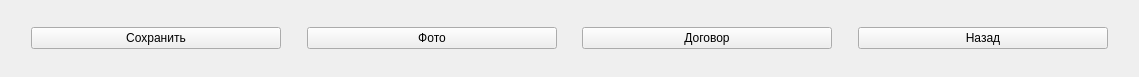
<?xml version="1.0" encoding="UTF-8"?>
<ui version="4.0">
 <class>ButtonsWidget</class>
 <widget class="QWidget" name="ButtonsWidget">
  <property name="geometry">
   <rect>
    <x>0</x>
    <y>0</y>
    <width>1139</width>
    <height>77</height>
   </rect>
  </property>
  <property name="windowTitle">
   <string>Form</string>
  </property>
  <layout class="QVBoxLayout" name="verticalLayout">
   <item>
    <layout class="QHBoxLayout" name="horizontalLayout_2">
     <item>
      <spacer name="horizontalSpacer">
       <property name="orientation">
        <enum>Qt::Horizontal</enum>
       </property>
       <property name="sizeHint" stdset="0">
        <size>
         <width>40</width>
         <height>20</height>
        </size>
       </property>
      </spacer>
     </item>
     <item>
      <widget class="QPushButton" name="mpBack">
       <property name="minimumSize">
        <size>
         <width>250</width>
         <height>0</height>
        </size>
       </property>
       <property name="text">
        <string>Сохранить</string>
       </property>
      </widget>
     </item>
     <item>
      <spacer name="horizontalSpacer_3">
       <property name="orientation">
        <enum>Qt::Horizontal</enum>
       </property>
       <property name="sizeHint" stdset="0">
        <size>
         <width>40</width>
         <height>20</height>
        </size>
       </property>
      </spacer>
     </item>
     <item>
      <widget class="QPushButton" name="mpPhoto">
       <property name="minimumSize">
        <size>
         <width>250</width>
         <height>0</height>
        </size>
       </property>
       <property name="text">
        <string>Фото</string>
       </property>
      </widget>
     </item>
     <item>
      <spacer name="horizontalSpacer_4">
       <property name="orientation">
        <enum>Qt::Horizontal</enum>
       </property>
       <property name="sizeHint" stdset="0">
        <size>
         <width>40</width>
         <height>20</height>
        </size>
       </property>
      </spacer>
     </item>
     <item>
      <widget class="QPushButton" name="mpOrder">
       <property name="minimumSize">
        <size>
         <width>250</width>
         <height>0</height>
        </size>
       </property>
       <property name="text">
        <string>Договор</string>
       </property>
      </widget>
     </item>
     <item>
      <spacer name="horizontalSpacer_5">
       <property name="orientation">
        <enum>Qt::Horizontal</enum>
       </property>
       <property name="sizeHint" stdset="0">
        <size>
         <width>40</width>
         <height>20</height>
        </size>
       </property>
      </spacer>
     </item>
     <item>
      <widget class="QPushButton" name="mpNoSave">
       <property name="minimumSize">
        <size>
         <width>250</width>
         <height>0</height>
        </size>
       </property>
       <property name="text">
        <string>Назад</string>
       </property>
      </widget>
     </item>
     <item>
      <spacer name="horizontalSpacer_2">
       <property name="orientation">
        <enum>Qt::Horizontal</enum>
       </property>
       <property name="sizeHint" stdset="0">
        <size>
         <width>40</width>
         <height>20</height>
        </size>
       </property>
      </spacer>
     </item>
    </layout>
   </item>
  </layout>
 </widget>
 <resources/>
 <connections/>
</ui>
